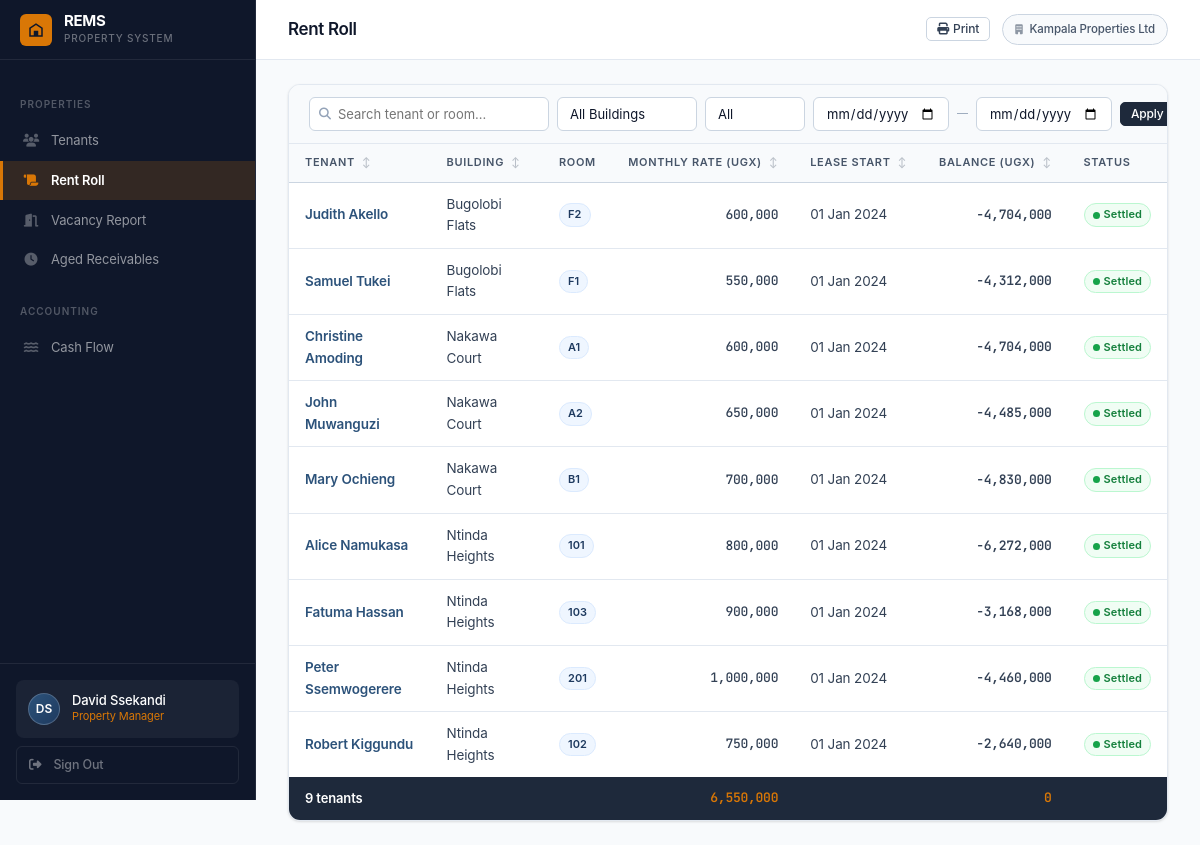
/tenants/rent-roll/ (signed in), run on the app's committed database.
### accounts/models.py (models this page shows, shortened)
class User(AbstractUser):
    ROLE_SUPER_ADMIN        = 'super_admin'
    ROLE_OP_MANAGER         = 'op_manager'
    ROLE_PROPERTY_MANAGER   = 'property_manager'
    ROLE_CASHIER_RECEIPTS   = 'cashier_receipts'
    ROLE_CASHIER_EXPENSES   = 'cashier_expenses'
    ROLE_ACCOUNTANT         = 'accountant'
    ROLE_CHOICES = [
        (ROLE_SUPER_ADMIN,      'Super Admin'),
        (ROLE_OP_MANAGER,       'Operational Manager'),
        (ROLE_PROPERTY_MANAGER, 'Property Manager'),
        (ROLE_CASHIER_RECEIPTS, 'Cashier – Receipts'),
        (ROLE_CASHIER_EXPENSES, 'Cashier – Expenses'),
        (ROLE_ACCOUNTANT,       'Accountant'),
    ]
    organisation = models.ForeignKey(
        Organisation, null=True, blank=True,
        on_delete=models.SET_NULL, related_name='users'
    )
    role = models.CharField(max_length=30, choices=ROLE_CHOICES, default=ROLE_CASHIER_RECEIPTS)
    phone = models.CharField(max_length=30, blank=True)
    is_active = models.BooleanField(default=True)
    buildings = models.ManyToManyField('buildings.Building', blank=True, related_name='assigned_users')
    def has_role(self, role_key):
        if self.role == role_key:
            return True
        return self.user_roles.filter(role=role_key).exists()
    @property
    def is_super_admin(self):
        return self.has_role(self.ROLE_SUPER_ADMIN)
    @property
    def is_op_manager(self):
        return self.has_role(self.ROLE_OP_MANAGER)
    @property
    def is_property_manager(self):
        return self.has_role(self.ROLE_PROPERTY_MANAGER)
    @property
    def is_cashier_receipts(self):
        return self.has_role(self.ROLE_CASHIER_RECEIPTS)
    @property
    def is_cashier_expenses(self):
        return self.has_role(self.ROLE_CASHIER_EXPENSES)
    @property
    def is_accountant(self):
        return self.has_role(self.ROLE_ACCOUNTANT)
    def can_access_finance(self):
        return self.is_op_manager or self.is_accountant
    def can_receipt(self):
        return self.is_op_manager or self.is_cashier_receipts
    def can_expense(self):
        return self.is_op_manager or self.is_cashier_expenses
    def can_manage_tenants(self):
        return self.is_op_manager or self.is_property_manager
    def can_configure_taxes(self):
        return self.is_accountant
    def get_buildings_qs(self):
        from buildings.models import Building
        if self.is_super_admin:
            return Building.objects.all()
        if self.is_op_manager:
            return Building.objects.filter(organisation=self.organisation)
        assigned = self.buildings.filter(organisation=self.organisation)
        if assigned.exists():
            return assigned
        return Building.objects.filter(organisation=self.organisation)

class Organisation(models.Model):
    name = models.CharField(max_length=200)
    contact_email = models.EmailField()
    phone = models.CharField(max_length=30, blank=True)
    address = models.TextField(blank=True)
    subscription_status = models.CharField(
        max_length=20,
        choices=[('active', 'Active'), ('suspended', 'Suspended'), ('trial', 'Trial')],
        default='trial'
    )
    created_at = models.DateTimeField(auto_now_add=True)
    class Meta:
        ordering = ['name']

### tenants/models.py (models this page shows, shortened)
class Tenant(models.Model):
    STATUS_ACTIVE   = 'active'
    STATUS_INACTIVE = 'inactive'
    STATUS_CHOICES  = [(STATUS_ACTIVE, 'Active'), (STATUS_INACTIVE, 'Inactive')]
    building        = models.ForeignKey(Building, on_delete=models.CASCADE, related_name='tenants')
    full_name       = models.CharField(max_length=200)
    email           = models.EmailField(blank=True)
    phone           = models.CharField(max_length=30, blank=True)
    room_number     = models.CharField(max_length=20)
    monthly_rate    = models.DecimalField(max_digits=15, decimal_places=2)
    lease_start     = models.DateField(default=timezone.now)
    lease_end       = models.DateField(null=True, blank=True)
    security_deposit= models.DecimalField(max_digits=15, decimal_places=2, default=0)
    status          = models.CharField(max_length=20, choices=STATUS_CHOICES, default=STATUS_ACTIVE)
    notes           = models.TextField(blank=True)
    registered_by   = models.ForeignKey(
        'accounts.User', null=True, on_delete=models.SET_NULL, related_name='+'
    )
    created_at      = models.DateTimeField(auto_now_add=True)
    def get_balance(self):
        from finance.models import LedgerEntry
        entries = LedgerEntry.objects.filter(tenant=self, account_type=LedgerEntry.ACCT_DEBTOR)
        total_debit  = sum(e.debit_amount  for e in entries)
        total_credit = sum(e.credit_amount for e in entries)
        return total_debit - total_credit
    class Meta:
        ordering = ['building', 'room_number']
        unique_together = [['building', 'room_number']]

### buildings/models.py (models this page shows, shortened)
class Building(models.Model):
    organisation  = models.ForeignKey(Organisation, on_delete=models.CASCADE, related_name='buildings')
    name          = models.CharField(max_length=200)
    address       = models.TextField(blank=True)
    total_rooms   = models.PositiveIntegerField(default=0)
    standard_rate = models.DecimalField(
        max_digits=15, decimal_places=2, null=True, blank=True,
        help_text='Default monthly rent per room for this building (UGX)'
    )
    description   = models.TextField(blank=True)
    created_at    = models.DateTimeField(auto_now_add=True)
    class Meta:
        ordering = ['name']

### tenants/views.py (the view)
# urls.py: path('rent-roll/',          views.rent_roll,         name='rent_roll'),
@login_required
def rent_roll(request):
    if not request.user.can_manage_tenants() and not request.user.can_access_finance():
        return HttpResponseForbidden()
    all_buildings = request.user.get_buildings_qs()
    building_filter = request.GET.get('building', '')
    date_from       = request.GET.get('date_from', '')
    date_to         = request.GET.get('date_to', '')
    status_filter   = request.GET.get('status', '')  # 'overdue' | 'settled' | ''
    tenants_qs = Tenant.objects.filter(
        building__in=all_buildings, status='active'
    ).select_related('building').order_by('building__name', 'full_name')
    if building_filter:
        tenants_qs = tenants_qs.filter(building_id=building_filter)
    if date_from:
        tenants_qs = tenants_qs.filter(lease_start__gte=date_from)
    if date_to:
        tenants_qs = tenants_qs.filter(lease_start__lte=date_to)
    rows = []
    total_monthly     = Decimal('0')
    total_outstanding = Decimal('0')
    for t in tenants_qs:
        balance = t.get_balance()
        overdue = balance > 0
        if status_filter == 'overdue' and not overdue:
            continue
        if status_filter == 'settled' and overdue:
            continue
        rows.append({'tenant': t, 'balance': balance, 'overdue': overdue})
        total_monthly += t.monthly_rate
        if overdue:
            total_outstanding += balance
    return render(request, 'tenants/rent_roll.html', {
        'rows':              rows,
        'buildings':         all_buildings,
        'building_filter':   building_filter,
        'date_from':         date_from,
        'date_to':           date_to,
        'status_filter':     status_filter,
        'total_monthly':     total_monthly,
        'total_outstanding': total_outstanding,
        'total_tenants':     len(rows),
    })

### templates/tenants/rent_roll.html (shortened to what this page needs)
{% extends 'base.html' %}
{% load humanize %}
{% block page_title %}Rent Roll{% endblock %}
{% block topbar_actions %}
<button onclick="window.print()" class="btn btn-ghost btn-sm no-print">
  <i class="fas fa-print"></i> Print
</button>
{% endblock %}
{% block content %}
<div class="card">
  <div class="filter-bar no-print" style="flex-wrap:nowrap;gap:var(--sp-2);overflow-x:auto;">
    <form method="get" style="display:contents;" id="rr-form">
      <div class="search-wrap" style="flex-shrink:0;">
        <input type="text"
               id="rr-search"
               placeholder="Search tenant or room..."
               data-search-table="rent-roll-table"
               style="padding-left:28px;width:240px;">
      </div>
      <select name="building" onchange="this.form.submit()" style="flex-shrink:0;width:140px;">
        <option value="">All Buildings</option>
      </select>
      <select name="status" onchange="this.form.submit()" style="flex-shrink:0;width:100px;">
        <option value=""        {% if status_filter == ""        %}selected{% endif %}>All</option>
      </select>
      <input type="date" name="date_from" value="{{ date_from }}"
             title="Lease start from" style="flex-shrink:0;width:136px;">
      <span style="font-size:11px;color:var(--text-faint);flex-shrink:0;">—</span>
      <input type="date" name="date_to" value="{{ date_to }}"
             title="Lease start to" style="flex-shrink:0;width:136px;">
      <button type="submit" class="btn btn-primary btn-sm" style="flex-shrink:0;">Apply</button>
    </form>
  </div>
  <div class="table-container">
    <table class="rems-table" id="rent-roll-table" data-sortable>
      <thead>
        <tr>
          <th data-sort>Tenant</th>
          <th data-sort>Building</th>
          <th>Room</th>
          <th data-sort style="text-align:right;">Monthly Rate (UGX)</th>
          <th data-sort>Lease Start</th>
          <th data-sort style="text-align:right;">Balance (UGX)</th>
          <th>Status</th>
        </tr>
      </thead>
      <tbody>
        {% for row in rows %}
        <tr>
          <td>
            <a href="{% url 'tenants:detail' row.tenant.pk %}" class="fw-600 text-brand">
              {{ row.tenant.full_name }}
            </a>
          </td>
          <td class="text-muted">{{ row.tenant.building.name }}</td>
          <td><span class="badge badge-navy">{{ row.tenant.room_number }}</span></td>
          <td class="money text-right">{{ row.tenant.monthly_rate|floatformat:0|intcomma }}</td>
          <td class="text-sub nowrap">{{ row.tenant.lease_start|date:"d M Y" }}</td>
          <td class="money text-right fw-600 {% if row.balance > 0 %}text-credit{% else %}text-debit{% endif %}">
            {{ row.balance|floatformat:0|intcomma }}
          </td>
          <td>
            {% if row.overdue %}
            <span class="badge badge-red">
              <span class="status-dot dot-red"></span> Overdue
            </span>
            {% else %}
            <span class="badge badge-green">
              <span class="status-dot dot-green"></span> Settled
            </span>
            {% endif %}
          </td>
        </tr>
        {% endfor %}
      </tbody>
      {% if rows %}
      <tfoot>
        <tr>
          <td colspan="3" class="fw-600">
            {{ total_tenants }} tenant{{ total_tenants|pluralize }}
          </td>
          <td class="money tfoot-accent text-right">
            {{ total_monthly|floatformat:0|intcomma }}
          </td>
          <td></td>
          <td class="money tfoot-accent text-right">
            {{ total_outstanding|floatformat:0|intcomma }}
          </td>
          <td></td>
        </tr>
      </tfoot>
      {% endif %}
    </table>
  </div>
</div>
{% endblock %}

### templates/base.html (shortened to what this page needs)
{% load humanize %}
<!DOCTYPE html>
<html lang="en">
<head>
<link rel="stylesheet" href="https://cdnjs.cloudflare.com/ajax/libs/font-awesome/6.5.0/css/all.min.css">
<link rel="stylesheet" href="/static/css/rems.css">
</head>
<body>
<aside class="sidebar">
  <a href="{% url 'dashboard:home' %}" class="sidebar-brand">
    <div class="sidebar-brand-mark">
      <svg viewBox="0 0 24 24" xmlns="http://www.w3.org/2000/svg">
        <path d="M3 21V9l9-6 9 6v12H3zm2-2h4v-4h6v4h4V10.1L12 5.2 5 10.1V19zm4-4h6v-2H9v2z"/>
      </svg>
    </div>
    <div>
      <div class="sidebar-brand-name">REMS</div>
      <div class="sidebar-brand-sub">Property System</div>
    </div>
  </a>
  <nav class="sidebar-nav">
    {% if user.can_manage_tenants or user.is_op_manager %}
    <div class="nav-section">Properties</div>
    <a href="{% url 'tenants:list' %}"
       class="nav-item {% if request.resolver_match.app_name == 'tenants' and 'vacancy' not in request.path and 'aged' not in request.path and 'rent-roll' not in request.path %}active{% endif %}">
      <span class="nav-icon"><i class="fas fa-users"></i></span> Tenants
    </a>
    <a href="{% url 'tenants:rent_roll' %}"
       class="nav-item {% if 'rent-roll' in request.path %}active{% endif %}">
      <span class="nav-icon"><i class="fas fa-scroll"></i></span> Rent Roll
    </a>
    <a href="{% url 'tenants:vacancy' %}"
       class="nav-item {% if 'vacancy' in request.path %}active{% endif %}">
      <span class="nav-icon"><i class="fas fa-door-open"></i></span> Vacancy Report
    </a>
    <a href="{% url 'tenants:aged_receivables' %}"
       class="nav-item {% if 'aged-receivables' in request.path %}active{% endif %}">
      <span class="nav-icon"><i class="fas fa-clock"></i></span> Aged Receivables
    </a>
    {% endif %}
    {% if user.can_access_finance or user.can_manage_tenants %}
    <div class="nav-section">Accounting</div>
    {% if user.can_manage_tenants %}
    <a href="{% url 'finance:cash_flow' %}"
       class="nav-item {% if 'cash-flow' in request.path %}active{% endif %}">
      <span class="nav-icon"><i class="fas fa-water"></i></span> Cash Flow
    </a>
    {% endif %}
    {% endif %}
  </nav>
  <div class="sidebar-footer">
    <div class="user-chip">
      <div class="user-avatar">{{ user.first_name.0|upper }}{{ user.last_name.0|upper }}</div>
      <div style="min-width:0;">
        <div class="user-name">{{ user.get_full_name|default:user.username }}</div>
        <div class="user-role">
          {{ user.get_role_display }}{% for r in user.user_roles.all %} &middot; {{ r.get_role_display }}{% endfor %}
        </div>
      </div>
    </div>
    <a href="{% url 'accounts:logout' %}" class="sidebar-signout">
      <i class="fas fa-sign-out-alt"></i> Sign Out
    </a>
  </div>
</aside>
<div class="main-wrapper">
  <header class="topbar">
    <div class="topbar-left">
      <h1 class="page-title">{% block page_title %}{% endblock %}</h1>
    </div>
    <div class="topbar-actions">
      {% block topbar_actions %}{% endblock %}
      {% if user.organisation %}
      <span class="org-label">
        <i class="fas fa-building" style="font-size:10px;margin-right:4px;opacity:.6;"></i>
        {{ user.organisation.name }}
      </span>
      {% endif %}
    </div>
  </header>
  <main class="content">
    {% block content %}{% endblock %}
  </main>
</div>
</body>
</html>

### data on the page
User: first_name.0 "D", last_name.0 "S", get_full_name "David Ssekandi", role "Property Manager", organisation.name "Kampala Properties Ltd"
Tenant: tenant.full_name "Judith Akello", tenant.building.name "Bugolobi Flats", tenant.room_number "F2", tenant.monthly_rate "600,000", tenant.lease_start "01 Jan 2024", balance "-4,704,000"
Tenant: tenant.full_name "Samuel Tukei", tenant.building.name "Bugolobi Flats", tenant.room_number "F1", tenant.monthly_rate "550,000", tenant.lease_start "01 Jan 2024", balance "-4,312,000"
Tenant: tenant.full_name "Christine Amoding", tenant.building.name "Nakawa Court", tenant.room_number "A1", tenant.monthly_rate "600,000", tenant.lease_start "01 Jan 2024", balance "-4,704,000"
Tenant: tenant.full_name "John Muwanguzi", tenant.building.name "Nakawa Court", tenant.room_number "A2", tenant.monthly_rate "650,000", tenant.lease_start "01 Jan 2024", balance "-4,485,000"
Tenant: tenant.full_name "Mary Ochieng", tenant.building.name "Nakawa Court", tenant.room_number "B1", tenant.monthly_rate "700,000", tenant.lease_start "01 Jan 2024", balance "-4,830,000"
Tenant: tenant.full_name "Alice Namukasa", tenant.building.name "Ntinda Heights", tenant.room_number "101", tenant.monthly_rate "800,000", tenant.lease_start "01 Jan 2024", balance "-6,272,000"
Tenant: tenant.full_name "Fatuma Hassan", tenant.building.name "Ntinda Heights", tenant.room_number "103", tenant.monthly_rate "900,000", tenant.lease_start "01 Jan 2024", balance "-3,168,000"
Tenant: tenant.full_name "Peter Ssemwogerere", tenant.building.name "Ntinda Heights", tenant.room_number "201", tenant.monthly_rate "1,000,000", tenant.lease_start "01 Jan 2024", balance "-4,460,000"
Tenant: tenant.full_name "Robert Kiggundu", tenant.building.name "Ntinda Heights", tenant.room_number "102", tenant.monthly_rate "750,000", tenant.lease_start "01 Jan 2024", balance "-2,640,000"

### other printed values
{{ total_tenants }} "9"
{{ total_monthly|floatformat:0|intcomma }} "6,550,000"
{{ total_outstanding|floatformat:0|intcomma }} "0"
